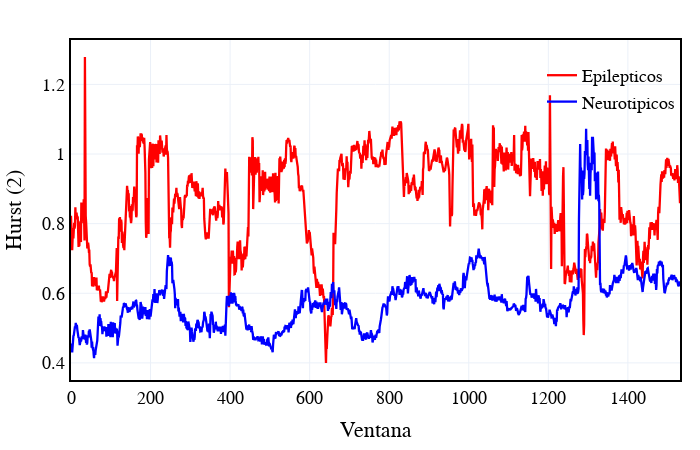

The code cell stored with this chart in its notebook:
### Code cell
import plotly.graph_objects as go

HurstC,HurstS = Hv_a_df(HvCP),Hv_a_df(HvSP)
plotC,plotS = HurstC[str(canal)][0:1532],HurstS[str(canal)][0:1532]

fig = go.Figure()

canal = 1
   
fig.add_trace(go.Scatter(x= np.arange(len(HurstC[str(canal)])),y= plotC, mode='lines',name='Epilepticos',line_color='red',line_width=2.3))
fig.add_trace(go.Scatter(x= np.arange(len(HurstS[str(canal)])),y= plotS, mode='lines',name='Neurotipicos',line_color='blue',line_width=2.3))


estetica(fig, h=450,w=700,x_name= 'Ventana',y_name='Hurst (2)')
fig.show()

### Figure 1 — Plotly figure (JSON) as saved in the notebook; plotly's stock layout.template omitted (floating-point values rounded to 4 significant figures; data arrays with more than 128 entries replaced by an {"elided": "..."} marker saying what was removed)
{"data": [{"line": {"color": "red", "width": 2.3}, "mode": "lines", "name": "Epilepticos", "type": "scatter", "x": {"elided": "1532 int values"}, "y": {"elided": "1532 float values"}}, {"line": {"color": "blue", "width": 2.3}, "mode": "lines", "name": "Neurotipicos", "type": "scatter", "x": {"elided": "2352 int values"}, "y": {"elided": "1532 float values"}}], "layout": {"autosize": false, "font": {"color": "Black", "family": "Arial", "size": 18}, "height": 450, "legend": {"bgcolor": "rgba(255,255,255,0)", "font": {"size": 18}, "orientation": "v", "x": 1, "xanchor": "right", "y": 0.95, "yanchor": "top"}, "margin": {"b": 20, "l": 20, "r": 20, "t": 40}, "plot_bgcolor": "white", "title": {"font": {"size": 20}, "text": ""}, "width": 700, "xaxis": {"linecolor": "black", "linewidth": 2, "mirror": true, "showgrid": true, "showline": true, "title": {"text": "Ventana"}}, "yaxis": {"linecolor": "black", "linewidth": 2, "mirror": true, "showgrid": true, "showline": true, "title": {"text": "Hurst (2)"}}}}
